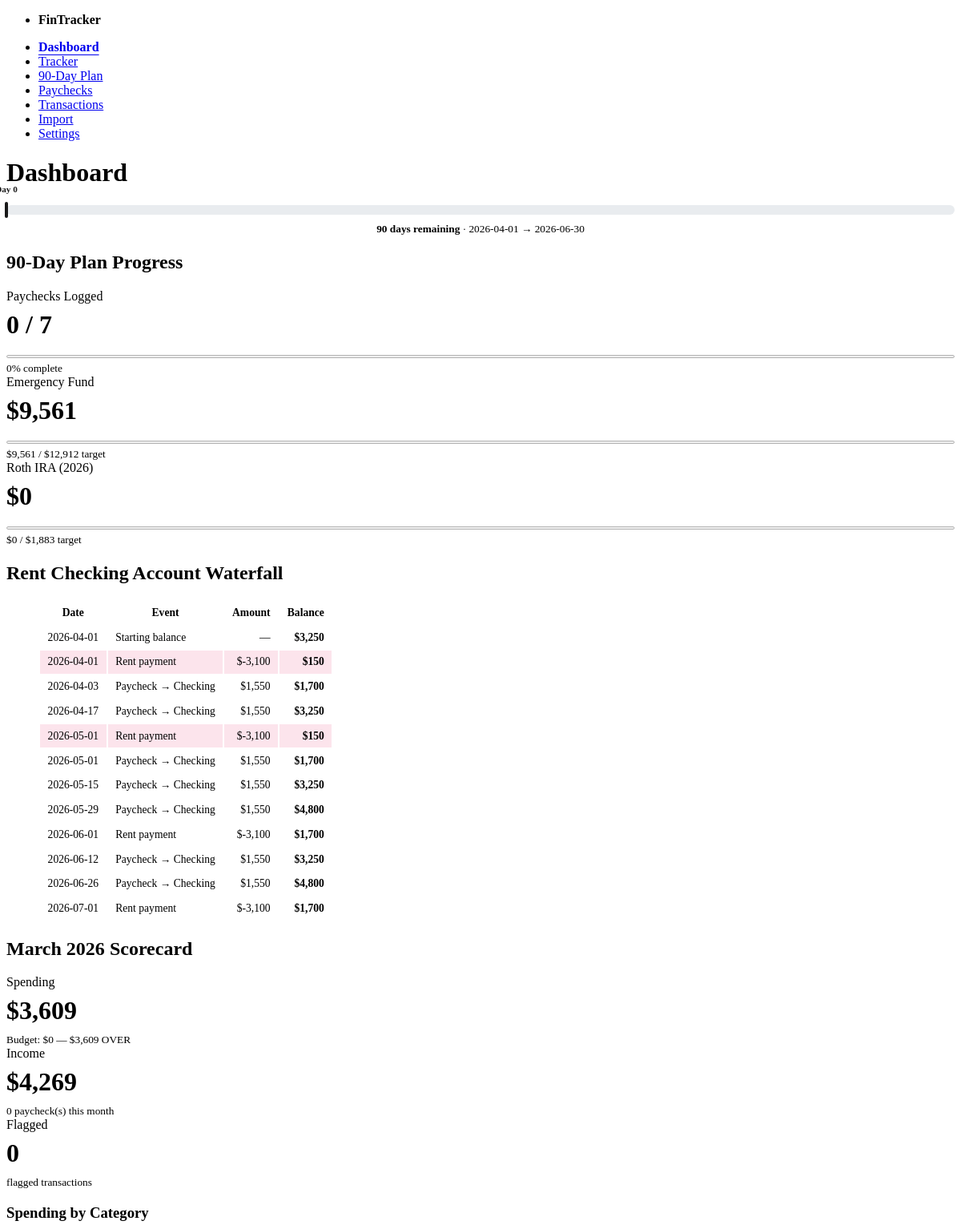
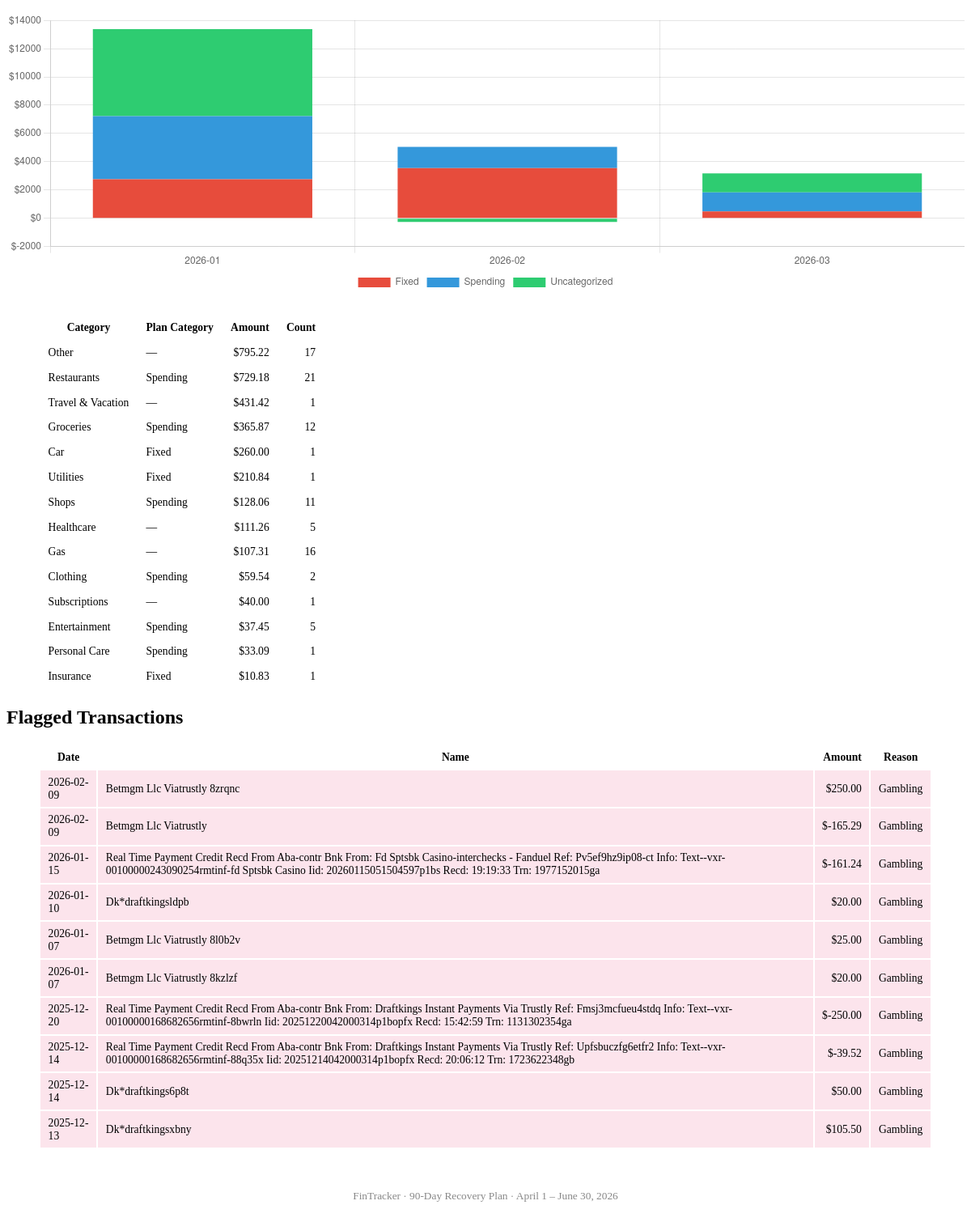
/dashboard, run on the app's committed database (2 pictures, top to bottom).
### tables this page shows
CREATE TABLE plan_periods (
    id INTEGER PRIMARY KEY AUTOINCREMENT,
    name TEXT NOT NULL,
    start_date TEXT NOT NULL,
    end_date TEXT NOT NULL,
    gross_salary REAL,
    net_paycheck_old REAL,
    net_paycheck_new REAL,
    raise_effective_date TEXT,
    pay_frequency TEXT DEFAULT 'biweekly',
    alloc_rent REAL,
    alloc_efund REAL,
    alloc_roth_ira REAL,
    alloc_spending REAL,
    alloc_buffer REAL,
    monthly_rent REAL,
    rent_account_start_balance REAL DEFAULT 0,
    created_at TEXT DEFAULT (datetime('now'))
);

CREATE TABLE planned_paychecks (
    id INTEGER PRIMARY KEY AUTOINCREMENT,
    plan_id INTEGER NOT NULL REFERENCES plan_periods(id),
    pay_date TEXT NOT NULL,
    net_amount REAL NOT NULL,
    alloc_rent REAL,
    alloc_bills REAL,
    alloc_efund REAL,
    alloc_roth_ira REAL,
    alloc_spending REAL,
    alloc_buffer REAL,
    is_bonus_check INTEGER DEFAULT 0,
    notes TEXT
);

CREATE TABLE transactions (
    id INTEGER PRIMARY KEY AUTOINCREMENT,
    import_batch_id INTEGER REFERENCES import_batches(id),
    date TEXT NOT NULL,
    name TEXT NOT NULL,
    amount REAL NOT NULL,
    status TEXT,
    category TEXT,
    parent_category TEXT,
    excluded TEXT DEFAULT 'false',
    tags TEXT,
    type TEXT,
    account TEXT,
    account_mask TEXT,
    note TEXT,
    recurring TEXT,
    budget_category TEXT,
    flagged INTEGER DEFAULT 0,
    flag_reason TEXT,
    UNIQUE(date, name, amount, account)
);

### app.py (the view)
@app.route("/dashboard")
def dashboard():
    db = get_db()
    today = datetime.now()
    scorecard = budget_engine.plan_scorecard(db)
    monthly = budget_engine.monthly_scorecard(db, today.year, today.month)
    flagged = models.get_flagged_transactions(db, limit=10)
    waterfall = models.get_rent_waterfall(db)
    tracker = budget_engine.tracker_summary(db)
    return render_template(
        "dashboard.html",
        scorecard=scorecard,
        monthly=monthly,
        flagged=flagged,
        waterfall=waterfall,
        tracker=tracker,
        now=today,
    )

### app.py (called while the page is built)
def get_db():
    if "db" not in g:
        g.db = sqlite3.connect(DB_PATH)
        g.db.row_factory = sqlite3.Row
        g.db.execute("PRAGMA foreign_keys = ON")
    return g.db

### models.py (called while the page is built)
def get_plan(db, plan_id=1):
    row = db.execute("SELECT * FROM plan_periods WHERE id = ?", (plan_id,)).fetchone()
    return dict(row) if row else None

def get_fixed_costs(db, plan_id=1):
    rows = db.execute(
        "SELECT * FROM fixed_costs WHERE plan_id = ? ORDER BY amount DESC", (plan_id,)
    ).fetchall()
    return [dict(r) for r in rows]

def get_planned_paychecks(db, plan_id=1):
    rows = db.execute(
        """SELECT pp.*, ap.id AS actual_id, ap.received_date, ap.net_amount AS actual_net,
                  ap.rent_done, ap.efund_done, ap.roth_done, ap.spending_done, ap.notes AS actual_notes
           FROM planned_paychecks pp
           LEFT JOIN actual_paychecks ap ON ap.planned_id = pp.id
           WHERE pp.plan_id = ?
           ORDER BY pp.pay_date""",
        (plan_id,),
    ).fetchall()
    return [dict(r) for r in rows]

def get_flagged_transactions(db, limit=20):
    rows = db.execute(
        """SELECT * FROM transactions
           WHERE flagged = 1
           ORDER BY date DESC
           LIMIT ?""",
        (limit,),
    ).fetchall()
    return [dict(r) for r in rows]

def get_checklist(db, plan_id=1):
    rows = db.execute(
        "SELECT * FROM plan_checklist WHERE plan_id = ? ORDER BY sort_order, id",
        (plan_id,),
    ).fetchall()
    return [dict(r) for r in rows]

### templates/dashboard.html (shortened to what this page needs)
{% extends "base.html" %}
{% block content %}
<h1>Dashboard</h1>
{% if tracker %}
<section>
    <div class="timeline-bar">
        <div class="timeline-marker" style="left: {{ tracker.pct_elapsed }}%">
            <span class="timeline-label">Day {{ tracker.elapsed_days }}</span>
        </div>
    </div>
    <p style="text-align:center; margin-top:0.5rem;">
        <small><strong>{{ tracker.days_remaining }} days remaining</strong> &middot; {{ tracker.plan.start_date }} → {{ tracker.plan.end_date }}</small>
    </p>
</section>
{% endif %}
{% if scorecard %}
<section>
    <h2>90-Day Plan Progress</h2>
    <div class="grid">
        <article>
            <header>Paychecks Logged</header>
            <p class="big-number">{{ scorecard.logged_paychecks }} / {{ scorecard.total_paychecks }}</p>
            <progress value="{{ scorecard.pct_complete }}" max="100"></progress>
            <small>{{ scorecard.pct_complete }}% complete</small>
        </article>
        <article>
            <header>Emergency Fund</header>
            <p class="big-number">${{ "{:,.0f}".format(scorecard.efund_current) }}</p>
            <progress value="{{ scorecard.efund_current - scorecard.efund_start }}" max="{{ scorecard.total_efund_planned }}"></progress>
            <small>${{ "{:,.0f}".format(scorecard.efund_current) }} / ${{ "{:,.0f}".format(scorecard.efund_target) }} target</small>
        </article>
        <article>
            <header>Roth IRA (2026)</header>
            <p class="big-number">${{ "{:,.0f}".format(scorecard.roth_deposits) }}</p>
            <progress value="{{ scorecard.roth_deposits }}" max="{{ scorecard.roth_target }}"></progress>
            <small>${{ "{:,.0f}".format(scorecard.roth_deposits) }} / ${{ "{:,.0f}".format(scorecard.roth_target) }} target</small>
        </article>
    </div>
</section>
<section>
    <h2>Rent Checking Account Waterfall</h2>
    <figure>
        <table>
            <thead>
                <tr><th>Date</th><th>Event</th><th style="text-align:right">Amount</th><th style="text-align:right">Balance</th></tr>
            </thead>
            <tbody>
                {% for e in waterfall %}
                <tr class="{{ 'warning-row' if e.balance is not none and e.balance < 500 else '' }}">
                    <td>{{ e.date }}</td>
                    <td>{{ e.event }}</td>
                    <td style="text-align:right">{{ "${:,.0f}".format(e.amount) if e.amount else "—" }}</td>
                    <td style="text-align:right"><strong>${{ "{:,.0f}".format(e.balance) }}</strong></td>
                </tr>
                {% endfor %}
            </tbody>
        </table>
    </figure>
</section>
{% endif %}
{% if monthly %}
<section>
    <h2>{{ now.strftime('%B %Y') }} Scorecard</h2>
    <div class="grid">
        <article>
            <header>Spending</header>
            <p class="big-number {{ 'over' if monthly.spending_status == 'over' else 'under' }}">
                ${{ "{:,.0f}".format(monthly.actual_spending) }}
            </p>
            <small>Budget: ${{ "{:,.0f}".format(monthly.planned_spending) }}
                {% if monthly.spending_delta >= 0 %}
                    — ${{ "{:,.0f}".format(monthly.spending_delta) }} under
                {% else %}
                    — ${{ "{:,.0f}".format(-monthly.spending_delta) }} OVER
                {% endif %}
            </small>
        </article>
        <article>
            <header>Income</header>
            <p class="big-number">${{ "{:,.0f}".format(monthly.income) }}</p>
            <small>{{ monthly.num_checks }} paycheck(s) this month</small>
        </article>
        <article>
            <header>Flagged</header>
            <p class="big-number {{ 'over' if monthly.flagged_count > 0 else '' }}">{{ monthly.flagged_count }}</p>
            <small>flagged transactions</small>
        </article>
    </div>
    {% if monthly.by_detail %}
    <h3>Spending by Category</h3>
    <div id="chart-container" style="max-height:350px;">
        <canvas id="categoryChart"></canvas>
    </div>
    <figure>
        <table>
            <thead>
                <tr><th>Category</th><th>Plan Category</th><th style="text-align:right">Amount</th><th style="text-align:right">Count</th></tr>
            </thead>
            <tbody>
                {% for cat in monthly.by_detail %}
                {% if cat.total and cat.total > 0 %}
                <tr>
                    <td>{{ cat.category or "—" }}</td>
                    <td>{{ cat.budget_category or "—" }}</td>
                    <td style="text-align:right">${{ "{:,.2f}".format(cat.total) }}</td>
                    <td style="text-align:right">{{ cat.count }}</td>
                </tr>
                {% endif %}
                {% endfor %}
            </tbody>
        </table>
    </figure>
    {% endif %}
</section>
{% endif %}
{% if flagged %}
<section>
    <h2>Flagged Transactions</h2>
    <figure>
        <table>
            <thead>
                <tr><th>Date</th><th>Name</th><th style="text-align:right">Amount</th><th>Reason</th></tr>
            </thead>
            <tbody>
                {% for t in flagged %}
                <tr class="warning-row">
                    <td>{{ t.date }}</td>
                    <td>{{ t.name }}</td>
                    <td style="text-align:right">${{ "{:,.2f}".format(t.amount) }}</td>
                    <td>{{ t.flag_reason }}</td>
                </tr>
                {% endfor %}
            </tbody>
        </table>
    </figure>
</section>
{% endif %}
{% endblock %}
{% block scripts %}
<script>
document.addEventListener('DOMContentLoaded', function() {
    fetch('/dashboard/data')
        .then(r => r.json())
        .then(data => {
            if (data.months && data.months.length > 0) {
                renderCategoryChart(data.months);
            }
        });
});
function renderCategoryChart(months) {
    const canvas = document.getElementById('categoryChart');
    if (!canvas) return;
    // Collect all categories across months
    const allCats = new Set();
    months.forEach(m => Object.keys(m.categories).forEach(c => allCats.add(c)));
    const colors = ['#e74c3c', '#3498db', '#2ecc71', '#f39c12', '#9b59b6', '#1abc9c', '#e67e22', '#34495e'];
    const datasets = Array.from(allCats).map((cat, i) => ({
        label: cat,
        data: months.map(m => (m.categories[cat] || 0).toFixed(2)),
        backgroundColor: colors[i % colors.length],
    }));
    new Chart(canvas, {
        type: 'bar',
        data: {
            labels: months.map(m => m.label),
            datasets: datasets,
        },
        options: {
            responsive: true,
            maintainAspectRatio: false,
            plugins: { legend: { position: 'bottom' } },
            scales: {
                x: { stacked: true },
                y: { stacked: true, beginAtZero: true, ticks: { callback: v => '$' + v } },
            },
        },
    });
}
</script>
{% endblock %}

### static/style.css (style rules this page uses)
.big-number { font-size: 2rem; font-weight: 700; margin: 0.5rem 0; }
.big-number.over { color: var(--pico-color-red-550); }
.warning-row { background: #fce4ec !important; }
#chart-container { position: relative; height: 350px; margin-bottom: 1.5rem; }
progress { width: 100%; height: 8px; }
figure table { font-size: 0.85rem; }
figure table td, figure table th { padding: 0.4rem 0.6rem; }
.timeline-bar { position: relative; height: 12px; background: #e9ecef; border-radius: 6px; overflow: visible; margin: 1rem 0 0.5rem; }
.timeline-marker { position: absolute; top: -4px; width: 4px; height: 20px; background: #1a1a1a; border-radius: 2px; transform: translateX(-50%); }
.timeline-label { position: absolute; top: -22px; left: 50%; transform: translateX(-50%); font-size: 0.7rem; font-weight: 700; white-space: nowrap; color: #1a1a1a; }
.over { color: var(--pico-color-red-550); }

### data on the page
plan_periods: plan.start_date "2026-04-01", plan.end_date "2026-06-30", date "2026-04-01", event "Starting balance", amount "—", balance "3,250"
planned_paychecks: date "2026-04-03", event "Paycheck → Checking", alloc_rent "$1,550", balance "1,700"
planned_paychecks: date "2026-04-17", event "Paycheck → Checking", alloc_rent "$1,550", balance "3,250"
planned_paychecks: date "2026-05-01", event "Paycheck → Checking", alloc_rent "$1,550", balance "1,700"
planned_paychecks: date "2026-05-15", event "Paycheck → Checking", alloc_rent "$1,550", balance "3,250"
planned_paychecks: date "2026-05-29", event "Paycheck → Checking", alloc_rent "$1,550", balance "4,800"
planned_paychecks: date "2026-06-12", event "Paycheck → Checking", alloc_rent "$1,550", balance "3,250"
planned_paychecks: date "2026-06-26", event "Paycheck → Checking", alloc_rent "$1,550", balance "4,800"
transactions: date "2026-02-09", name "Betmgm Llc Viatrustly 8zrqnc", amount "250.00", flag_reason "Gambling"
transactions: date "2026-02-09", name "Betmgm Llc Viatrustly", amount "-165.29", flag_reason "Gambling"
transactions: date "2026-01-15", name "Real Time Payment Credit Recd From Aba-contr Bnk From: Fd Sptsbk Casino-interchecks - Fanduel Ref: Pv5ef9hz9ip08-ct Info: Text--vxr-00100000243090254rmtinf-fd Sptsbk Casino Iid: 20260115051504597p1bs Recd: 19:19:33 Trn: 1977152015ga", amount "-161.24", flag_reason "Gambling"
transactions: date "2026-01-10", name "Dk*draftkingsldpb", amount "20.00", flag_reason "Gambling"
transactions: date "2026-01-07", name "Betmgm Llc Viatrustly 8l0b2v", amount "25.00", flag_reason "Gambling"
transactions: date "2026-01-07", name "Betmgm Llc Viatrustly 8kzlzf", amount "20.00", flag_reason "Gambling"
transactions: date "2025-12-20", name "Real Time Payment Credit Recd From Aba-contr Bnk From: Draftkings Instant Payments Via Trustly Ref: Fmsj3mcfueu4stdq Info: Text--vxr-00100000168682656rmtinf-8bwrln Iid: 20251220042000314p1bopfx Recd: 15:42:59 Trn: 1131302354ga", amount "-250.00", flag_reason "Gambling"
transactions: date "2025-12-14", name "Real Time Payment Credit Recd From Aba-contr Bnk From: Draftkings Instant Payments Via Trustly Ref: Upfsbuczfg6etfr2 Info: Text--vxr-00100000168682656rmtinf-88q35x Iid: 20251214042000314p1bopfx Recd: 20:06:12 Trn: 1723622348gb", amount "-39.52", flag_reason "Gambling"
transactions: date "2025-12-14", name "Dk*draftkings6p8t", amount "50.00", flag_reason "Gambling"
transactions: date "2025-12-13", name "Dk*draftkingsxbny", amount "105.50", flag_reason "Gambling"

### other printed values
{{ tracker.elapsed_days }} "0"
{{ tracker.days_remaining }} "90"
{{ scorecard.logged_paychecks }} "0"
{{ scorecard.total_paychecks }} "7"
{{ scorecard.pct_complete }} "0"
{{ "{:,.0f}".format(scorecard.efund_current) }} "9,561"
{{ "{:,.0f}".format(scorecard.efund_target) }} "12,912"
{{ "{:,.0f}".format(scorecard.roth_deposits) }} "0"
{{ "{:,.0f}".format(scorecard.roth_target) }} "1,883"
{{ e.date }} "2026-04-01" "2026-05-01" "2026-06-01" "2026-07-01"
{{ e.event }} "Rent payment" "Rent payment" "Rent payment" "Rent payment"
{{ "${:,.0f}".format(e.amount) if e.amount else "—" }} "$-3,100" "$-3,100" "$-3,100" "$-3,100"
{{ "{:,.0f}".format(e.balance) }} "150" "150" "1,700" "1,700"
{{ now.strftime('%B %Y') }} "March 2026"
{{ "{:,.0f}".format(monthly.actual_spending) }} "3,609"
